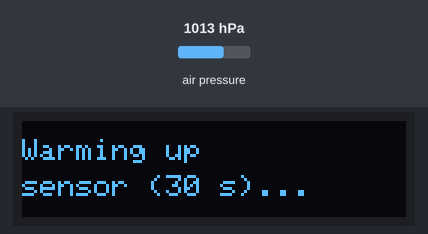
Bench run of a sketch on a simulated Arduino Uno, built with avr-gcc and run on an emulated ATmega328P. Shown: 128×32 one-colour display. The test bench sets the inputs (shaded band); at power-on: air pressure 1013 hPa. EEPROM starts erased; what the sketch prints to the serial monitor is not drawn.

Above: at 0.1 s.
At 30.2 s:
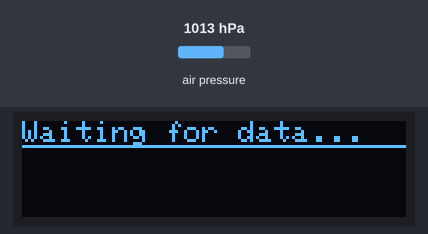
At 31.6 s:
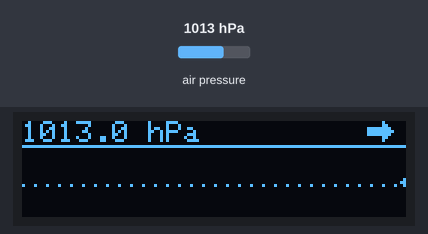

The sketch:

pressure_logger_OLED_BMP280_v2.ino
```cpp
/* ============================================================
 * Atmospheric Pressure Logger — 0.91" SSD1306 OLED + I2C EEPROM
 *                              BMP280 SENSOR VARIANT
 * ============================================================
 * Hardware:
 *   - Arduino Uno / Pro Mini
 *   - BMP280 (I2C) — works with bare modules and AHT20+BMP280
 *       combo boards. AHT20 (0x38) is ignored here.
 *   - 0.91" SSD1306 OLED, 128 x 32, I2C
 *       (listings sometimes call it "SSD136" — same chip, typo;
 *        the 0.91" 4-pin OLED is always SSD1306.)
 *   - AT24C32 / AT24C256 I2C EEPROM
 *
 * Wiring (everything shares the same I2C bus):
 *   BMP280   VDD->3.3V/5V  GND->GND  SDA->A4  SCL->A5
 *   OLED     VCC->3.3V/5V  GND->GND  SDA->A4  SCL->A5
 *   EEPROM   VCC->5V       GND->GND  SDA->A4  SCL->A5
 *
 *   I2C addresses (no conflicts):
 *     BMP280  0x76 (or 0x77)
 *     OLED    0x3C (or 0x3D)
 *     EEPROM  0x50
 *
 *   Note on pull-ups: each module has its own pull-up resistors.
 *   Three in parallel makes the effective bus pull-up rather low
 *   (~1.5 kOhm). Still works, but if you see flaky I2C transactions
 *   you can lift the pull-ups from one or two modules with a soldering
 *   iron — typically the EEPROM and OLED ones, leaving the BMP280's.
 *
 * Required libraries (Library Manager):
 *   Adafruit BMP280 Library    by Adafruit
 *   Adafruit SSD1306           by Adafruit
 *   Adafruit GFX Library       by Adafruit  (dependency)
 *   Adafruit BusIO             by Adafruit  (dependency)
 *
 * Display layout (128 x 32 px, monochrome):
 *
 *   y=0..7   header  — "1013.5 hPa" + trend arrow (up / right / down)
 *   y=8      1-px horizontal separator
 *   y=10..31 graph — 22 px tall, fixed +/-10 hPa window, latest at right
 *   y=20     sparse dotted line = mean of stored history
 *
 * Features carried over from earlier versions:
 *   - Fixed +/-SCALE_HALF_RANGE window centered on mean(history)
 *   - Sensor warm-up (3 x 10 s) on boot
 *   - EEPROM save/restore with storedCount range guard
 *   - 3-hour delta lookback for trend arrow
 *   - Forced-mode BMP280 sampling (low power, on-demand)
 *   - 24-hour rolling history
 *
 * Changelog:
 *   v1 (OLED port of 2-matrix BMP280 v1)
 *     - LED matrix output replaced with SSD1306 128x32 OLED
 *     - HISTORY_LEN: 12 -> 24
 *     - Added drawHeader / drawGraph / drawArrow + mean reference line
 *
 *   v2 (responsiveness improvements — addresses "BMP280 feels dumb"):
 *     - IIR filter:  FILTER_X16  ->  FILTER_OFF
 *           v7's FILTER_X16 was sized for continuous high-rate
 *           sampling. At 1 reading per hour each new sample contributes
 *           only ~6% to the filtered output, so the filter took
 *           ~2-3 days to fully reflect a real pressure step — the
 *           visible lag you saw in v1. Disabling IIR removes the lag
 *           entirely. OSR x16 already does 16x hardware oversampling
 *           per measurement, so noise stays well-controlled.
 *
 *     - Software oversampling in measure():
 *           Each cycle now takes N_SAMPLES (default 8) forced
 *           measurements ~100 ms apart and averages them. Recovers
 *           the noise benefit of an aggressive IIR filter
 *           (sqrt(N) ≈ 2.8x reduction for N=8) with zero temporal
 *           lag. Total measurement time: ~1.2 s — negligible vs.
 *           the 1-hour interval. Individual bad samples are
 *           skipped via a per-sample sanity check.
 *
 *     - 0.5 hPa rounding removed:
 *           On the 8-row LED matrix each row was 2.5 hPa, so
 *           0.5 hPa rounding was invisible (1/5 of a row). On the
 *           22-px OLED graph each pixel is ~0.9 hPa, so rounding
 *           was visibly throwing away resolution. Full float
 *           precision now stored, plotted, and serial-logged
 *           (2 decimals in serial; header stays at 1 decimal —
 *           that's the granularity that matters for weather).
 *
 *     - Everything else unchanged from v1. EEPROM layout is
 *       compatible: rounded values saved by v1 restore fine.
 * ============================================================ */

#include <Wire.h>
#include <Adafruit_BMP280.h>
#include <Adafruit_GFX.h>
#include <Adafruit_SSD1306.h>

// ── OLED: SSD1306, 128 x 32, I2C ─────────────────────────────
#define SCREEN_WIDTH        128
#define SCREEN_HEIGHT        32
#define OLED_RESET           -1
#define OLED_ADDR_PRIMARY   0x3C
#define OLED_ADDR_FALLBACK  0x3D

Adafruit_SSD1306 display(SCREEN_WIDTH, SCREEN_HEIGHT, &Wire, OLED_RESET);

// ── EEPROM (AT24Cxx) ─────────────────────────────────────────
#define EEPROM_ADDR 0x50

// ── BMP280 I2C addresses ─────────────────────────────────────
#define BMP280_ADDR_PRIMARY   0x76
#define BMP280_ADDR_FALLBACK  0x77

// ── Measurement interval ─────────────────────────────────────
#define TEST_MODE false

#if TEST_MODE
  #define INTERVAL_MS   900000UL   // 15 min
#else
  #define INTERVAL_MS  3600000UL   // 1 h (production)
#endif

// ── Software oversampling (v2) ───────────────────────────────
// Per-cycle averaging: take N_SAMPLES forced measurements
// SAMPLE_DELAY_MS apart, average them, log the mean.
//
// With FILTER_OFF, single-sample noise on the BMP280 at OSR x16
// is roughly 0.013 hPa RMS. Averaging 8 samples brings that down
// to ~0.005 hPa — comfortably below the natural minute-to-minute
// drift of real atmospheric pressure.
//
// Tuning: bump N_SAMPLES higher for cleaner readings (diminishing
// returns past ~16); raise SAMPLE_DELAY_MS only if you suspect
// I2C bus contention. Total time per cycle ≈ N * (40 + DELAY) ms.
#define N_SAMPLES         8
#define SAMPLE_DELAY_MS 100

// ── History buffer ───────────────────────────────────────────
// 24 readings x 1 h = 24-hour window.
// RAM: 24 floats * 4 = 96 bytes. EEPROM footprint: 97 bytes.
#define HISTORY_LEN 24
float hist[HISTORY_LEN];
int   dataCount = 0;
unsigned long lastMs = 0;

// ── Display scale (unchanged from v7) ────────────────────────
// Fixed +/-10 hPa window centered on mean(history).
// Same slope on screen = same rate of change in the air.
const float SCALE_HALF_RANGE = 10.0f;

// ── OLED layout constants ────────────────────────────────────
const uint8_t SEPARATOR_Y    = 8;
const uint8_t GRAPH_TOP      = 10;
const uint8_t GRAPH_BOTTOM   = 31;
const uint8_t PX_PER_READING = 5;
const uint8_t ARROW_X        = 115;
const uint8_t ARROW_Y        = 0;

// ── Library object ───────────────────────────────────────────
Adafruit_BMP280 bmp;


// ════════════════════════════════════════════════════════════
//  EEPROM LOW-LEVEL HELPERS  (AT24C series, 16-bit addressing)
// ════════════════════════════════════════════════════════════

void writeEEPROM(int address, byte val) {
  Wire.beginTransmission(EEPROM_ADDR);
  Wire.write((int)(address >> 8));
  Wire.write((int)(address & 0xFF));
  Wire.write(val);
  Wire.endTransmission();
  delay(5);
}

byte readEEPROM(int address) {
  byte rdata = 0xFF;
  Wire.beginTransmission(EEPROM_ADDR);
  Wire.write((int)(address >> 8));
  Wire.write((int)(address & 0xFF));
  Wire.endTransmission();
  Wire.requestFrom(EEPROM_ADDR, 1);
  if (Wire.available()) rdata = Wire.read();
  return rdata;
}


// ════════════════════════════════════════════════════════════
//  DATA PERSISTENCE
// ════════════════════════════════════════════════════════════

void saveToEEPROM() {
  Serial.println(F("Saving history to EEPROM..."));
  writeEEPROM(0, (byte)dataCount);
  byte* p = (byte*)(void*)&hist;
  for (int i = 0; i < (int)sizeof(hist); i++) {
    writeEEPROM(10 + i, p[i]);
  }
}

void loadFromEEPROM() {
  Serial.println(F("Checking EEPROM for stored data..."));
  byte storedCount = readEEPROM(0);

  if (storedCount >= 1 && storedCount <= HISTORY_LEN) {
    dataCount = (int)storedCount;
    byte* p = (byte*)(void*)&hist;
    for (int i = 0; i < (int)sizeof(hist); i++) {
      p[i] = readEEPROM(10 + i);
    }
    Serial.print(F("Restored "));
    Serial.print(dataCount);
    Serial.println(F(" readings from memory."));
  } else {
    Serial.println(F("No valid history found in EEPROM. Starting fresh."));
    dataCount = 0;
  }
}


// ════════════════════════════════════════════════════════════
//  OLED HELPERS
// ════════════════════════════════════════════════════════════

void showStatus(const __FlashStringHelper* line1,
                const __FlashStringHelper* line2) {
  display.clearDisplay();
  display.setTextSize(1);
  display.setTextColor(SSD1306_WHITE);
  display.setCursor(0, 6);
  display.print(line1);
  if (line2) {
    display.setCursor(0, 18);
    display.print(line2);
  }
  display.display();
}

float computeDelta() {
  if (dataCount < 2) return 0.0f;
  int refIdx = max(0, dataCount - 3);
  return hist[dataCount - 1] - hist[refIdx];
}

// 9 x 7 directional arrow at (ARROW_X, ARROW_Y).
void drawArrow(float delta) {
  const int x = ARROW_X;
  const int y = ARROW_Y;

  if (delta >= 1.0f) {
    // Up arrow: triangle head, stem below
    display.fillTriangle(x + 4, y,
                         x,     y + 2,
                         x + 8, y + 2,
                         SSD1306_WHITE);
    display.fillRect(x + 3, y + 2, 3, 5, SSD1306_WHITE);

  } else if (delta <= -1.0f) {
    // Down arrow: stem on top, triangle head below
    display.fillRect(x + 3, y, 3, 5, SSD1306_WHITE);
    display.fillTriangle(x + 4, y + 6,
                         x,     y + 4,
                         x + 8, y + 4,
                         SSD1306_WHITE);
  } else {
    // Steady: horizontal shaft + right-pointing triangle head
    display.fillRect(x, y + 2, 6, 3, SSD1306_WHITE);
    display.fillTriangle(x + 5, y,
                         x + 5, y + 6,
                         x + 8, y + 3,
                         SSD1306_WHITE);
  }
}

void drawHeader() {
  display.setTextSize(1);
  display.setTextColor(SSD1306_WHITE);
  display.setCursor(0, 0);

  if (dataCount == 0) {
    display.print(F("Waiting for data..."));
    return;
  }

  // 1 decimal on display — that's the weather-relevant precision.
  // Underlying value is full float; serial log shows 2 decimals.
  display.print(hist[dataCount - 1], 1);
  display.print(F(" hPa"));
  drawArrow(computeDelta());
}

void drawGraph() {
  if (dataCount == 0) return;

  // Fixed window centered on the mean
  float sum = 0;
  for (int i = 0; i < dataCount; i++) sum += hist[i];
  float mean  = sum / dataCount;
  float lo    = mean - SCALE_HALF_RANGE;
  float hi    = mean + SCALE_HALF_RANGE;
  float range = hi - lo;

  const int gh    = GRAPH_BOTTOM - GRAPH_TOP;   // 21
  const int meanY = GRAPH_BOTTOM - gh / 2;      // 21 (visual center)

  // Dotted mean reference line (4-px spacing so it stays subtle)
  for (int x = 0; x < SCREEN_WIDTH; x += 4) {
    display.drawPixel(x, meanY, SSD1306_WHITE);
  }

  // Connect samples as line segments. Newest at x=127, older to the left.
  int prevX = -1, prevY = -1;
  for (int i = 0; i < dataCount; i++) {
    int x = (SCREEN_WIDTH - 1) -
            ((dataCount - 1) - i) * (int)PX_PER_READING;
    if (x < 0) continue;

    float t = (hist[i] - lo) / range;
    if (t < 0.0f) t = 0.0f;
    else if (t > 1.0f) t = 1.0f;
    int yp = GRAPH_BOTTOM - (int)(t * gh + 0.5f);

    if (prevX >= 0) {
      display.drawLine(prevX, prevY, x, yp, SSD1306_WHITE);
    }
    prevX = x;
    prevY = yp;
  }

  // Latest-reading highlight dot
  if (prevX >= 0) {
    display.fillCircle(prevX, prevY, 1, SSD1306_WHITE);
  }
}

void redraw() {
  display.clearDisplay();
  drawHeader();
  display.drawFastHLine(0, SEPARATOR_Y, SCREEN_WIDTH, SSD1306_WHITE);
  drawGraph();
  display.display();
}


// ════════════════════════════════════════════════════════════
//  SETUP
// ════════════════════════════════════════════════════════════
void setup() {
  Serial.begin(9600);
  Wire.begin();
  Serial.println(F("\n== Pressure Logger v2 (OLED + EEPROM, BMP280) =="));

  // ── OLED init ─────────────────────────────────────────────
  bool oledOk = display.begin(SSD1306_SWITCHCAPVCC, OLED_ADDR_PRIMARY);
  if (!oledOk) {
    Serial.println(F("OLED 0x3C failed, trying 0x3D..."));
    oledOk = display.begin(SSD1306_SWITCHCAPVCC, OLED_ADDR_FALLBACK);
  }
  if (!oledOk) {
    Serial.println(F("WARNING: SSD1306 OLED not found — continuing without display."));
  } else {
    display.clearDisplay();
    display.setTextSize(1);
    display.setTextColor(SSD1306_WHITE);
    display.setCursor(0, 0);
    display.print(F("Pressure Logger"));
    display.setCursor(0, 12);
    display.print(F("v2  BMP280"));
    display.setCursor(0, 24);
    display.print(F("Initializing..."));
    display.display();
  }

  // ── BMP280 init ───────────────────────────────────────────
  if (!bmp.begin(BMP280_ADDR_PRIMARY)) {
    Serial.println(F("BMP280 0x76 failed, trying 0x77..."));
    if (!bmp.begin(BMP280_ADDR_FALLBACK)) {
      Serial.println(F("ERROR: BMP280 not found! Check wiring."));
      if (oledOk) showStatus(F("ERROR:"), F("BMP280 missing"));
      while (true) delay(1000);
    }
  }

  // v2: FILTER_OFF (was FILTER_X16 in v1). See changelog at top
  // of file. Software averaging in measure() now handles noise.
  bmp.setSampling(Adafruit_BMP280::MODE_FORCED,
                  Adafruit_BMP280::SAMPLING_X2,    // temp oversampling
                  Adafruit_BMP280::SAMPLING_X16,   // pressure oversampling
                  Adafruit_BMP280::FILTER_OFF,     // *** v2: was FILTER_X16
                  Adafruit_BMP280::STANDBY_MS_1);  // unused in FORCED mode
  Serial.println(F("BMP280 initialized (IIR off, OSR x16)."));

  // ── Sensor warm-up ────────────────────────────────────────
  // Less critical now that there's no IIR state to settle, but
  // thermal stabilization of the chip itself still benefits.
  Serial.println(F("Warming up sensor (30 s)..."));
  if (oledOk) showStatus(F("Warming up"), F("sensor (30 s)..."));
  for (int i = 0; i < 3; i++) {
    bmp.takeForcedMeasurement();
    (void)bmp.readPressure();
    Serial.print(F("Stabilizing... "));
    Serial.print(i + 1);
    Serial.println(F("/3"));
    delay(10000);
  }
  Serial.println(F("Sensor stabilized."));

  loadFromEEPROM();
  if (oledOk) redraw();

  measure();
  lastMs = millis();
}


// ════════════════════════════════════════════════════════════
//  MAIN LOOP  (non-blocking)
// ════════════════════════════════════════════════════════════
void loop() {
  if (millis() - lastMs >= INTERVAL_MS) {
    lastMs = millis();
    measure();
  }
}


// ════════════════════════════════════════════════════════════
//  MEASUREMENT  (v2: software oversampling, no rounding)
// ════════════════════════════════════════════════════════════
//
// Take N_SAMPLES forced-mode measurements ~SAMPLE_DELAY_MS apart,
// reject obvious outliers per-sample, average the survivors.
// Result is logged at full float precision (no 0.5 hPa rounding).
//
// Why this works better than v1:
//   v1 used FILTER_X16, which lagged 2-3 days at hourly cadence.
//   v2 turns off the hardware filter entirely and recovers the
//   noise reduction in software, where the smoothing window is
//   bounded to a single ~1-second burst — no temporal lag at all.
//
void measure() {
  const float MIN_VALID_PA = 30000.0f;    // 300 hPa
  const float MAX_VALID_PA = 125000.0f;   // 1250 hPa

  float sum = 0.0f;
  int   validCount = 0;

  for (int i = 0; i < N_SAMPLES; i++) {
    if (bmp.takeForcedMeasurement()) {
      float pa = bmp.readPressure();   // BMP280 returns Pa
      if (pa > MIN_VALID_PA && pa < MAX_VALID_PA) {
        sum += pa;
        validCount++;
      }
    }
    delay(SAMPLE_DELAY_MS);
  }

  if (validCount == 0) {
    Serial.println(F("ERROR: all samples failed!"));
    return;
  }

  // Average and convert Pa -> hPa. Full float precision now —
  // v1's round(rawP * 2) / 2 step is gone.
  float p = (sum / (float)validCount) / 100.0f;

  // Final sanity check on the averaged value
  if (p < 300.0f || p > 1250.0f) {
    Serial.print(F("REJECTED — invalid average: "));
    Serial.println(p);
    return;
  }

  // Append to history (shift-left when full)
  if (dataCount < HISTORY_LEN) {
    hist[dataCount++] = p;
  } else {
    for (int i = 0; i < HISTORY_LEN - 1; i++) hist[i] = hist[i + 1];
    hist[HISTORY_LEN - 1] = p;
  }

  Serial.print(F("P = "));
  Serial.print(p, 2);                  // 2 decimals — visible precision
  Serial.print(F(" hPa  | avg of "));
  Serial.print(validCount);
  Serial.print(F("/"));
  Serial.print(N_SAMPLES);
  Serial.print(F(" samples | stored: "));
  Serial.println(dataCount);

  saveToEEPROM();
  redraw();
}
```

Measured:
- what the display in image 0 shows lasts 30.0 s, from 0.1 s to 30.1 s
- what the display in image 1 shows lasts 1.4 s, from 30.1 s to 31.5 s
